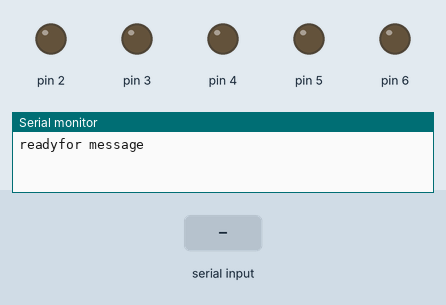
This sketch was run on a simulated Arduino Uno, built with avr-gcc and run on an emulated ATmega328P. Shown: output pins drawn as LEDs (lit = HIGH), the last lines printed to the serial monitor. Inputs (shaded band) come from the test bench.

Above: at 1.2 s.
1.3 s: "b" received over Serial
At 3.3 s:
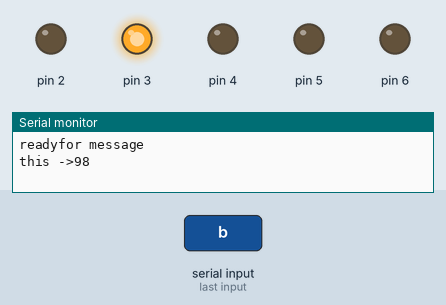
3.8 s: "c" received over Serial
At 7.6 s:
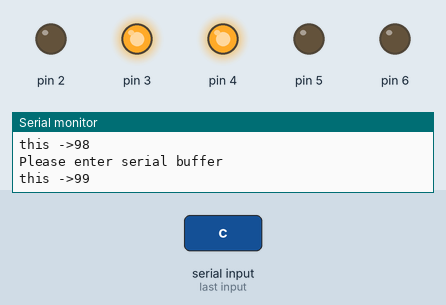
Timing chart, 0 to 9.1 s (numbered marks = the images above; inputs shaded):
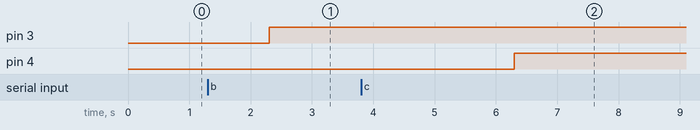

Measured:
- after the input at 1.3 s, pin 3: LOW → HIGH after 1.0 s
- after the input at 3.8 s, pin 4: LOW → HIGH after 2.5 s

The sketch:

serial.ino
```cpp
/*

  mutiple if statements to handle serial buffer

*/

void setup()
{
  // initialize serial communication:
  Serial.begin(115200);
  // initialize the LED pins:
  for (int thisPin = 2; thisPin < 7; thisPin++)
  {
    pinMode(thisPin, OUTPUT);
    Serial.println();
  }

  Serial.println("readyfor message");
}

void loop()
{
  // read the sensor:
  if (Serial.available() > 0)

  {
    String data = Serial.readString();

    int inByte = data.charAt(0);

    Serial.print("this ->");
    Serial.println(inByte);
    switch (inByte)
    {
    case 'a':
      Serial.println("hellow the first is called");
      break;
    case 'b':
      digitalWrite(3, HIGH);
      break;
    case 'c':
      digitalWrite(4, HIGH);
      break;
    case 'd':
      digitalWrite(5, HIGH);
      break;
    case 'e':
      digitalWrite(6, HIGH);
      break;
    default:
      // just keep listening to port:
      Serial.println("defualt value here");
    }

    delay(3000);

    Serial.println("Please enter serial buffer");
  }
}
```
